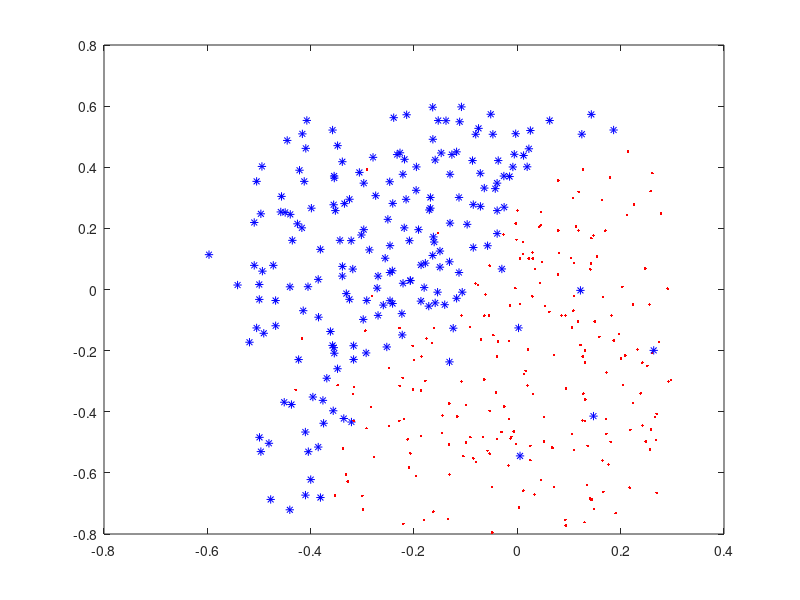

Recreate this plot in MATLAB. (Note: this script raises an error after producing the figure.)
load('save1');

[~,bestCIndex] = max(max((resultMeanTest')));
[~,bestSigmaIndex] = max(max(resultMeanTest));

bestCIndex
bestSigmaIndex
resultMeanTest(bestCIndex,bestSigmaIndex)
resultVarianceTest(bestCIndex,bestSigmaIndex)

c = parameters(bestCIndex);
sigma = parameters(bestSigmaIndex);

SVMModel = fitcsvm(X,y,'KernelFunction','rbf','KernelScale',sigma ...
            ,'Standardize',true,'ClassNames',[1,0],'BoxConstraint',c);
        
figure;
for i = 1:size(X,1)
    if(y(i) == 0)
        plot(X(i,1),X(i,2),'.r');
        hold on;
    else
        plot(X(i,1),X(i,2),'*b');
        hold on;
    end
end

d = 0.02;
[x1Grid,x2Grid] = meshgrid(min(X(:,1)):d:max(X(:,1)),min(X(:,2)):d:max(X(:,2)));
xGrid = [x1Grid(:),x2Grid(:)];
[~,scores] = predict(SVMModel,xGrid);
plot(X(SVMModel.IsSupportVector,1),X(SVMModel.IsSupportVector,2),'ko');
contour(x1Grid,x2Grid,reshape(scores(:,2),size(x1Grid)),[0 0],'k');

